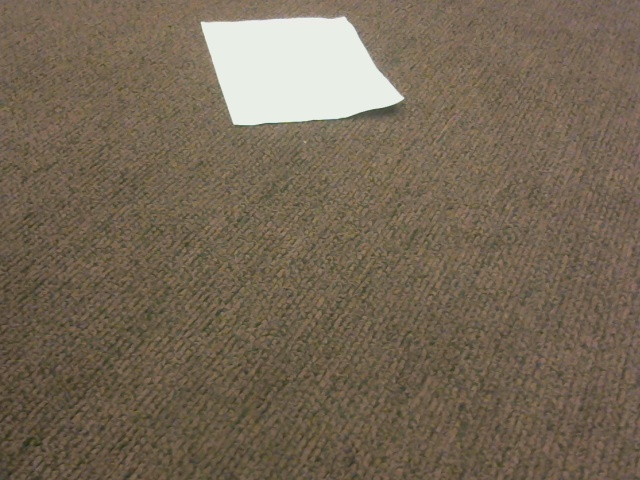
#> input picture Backend/sample1.jpg, 640 x 480 px
$ python -i FindPaperCornerOnJpg.py   (imports and definitions only)   (Python 2 division)   (older library calls are emulated)
#> lines starting #> are read from the running program, lines starting #| are printed output that depends on the picture; after the words box and inside, x2 and y2 are one past the last pixel; in counts of white or black regions, pixels touching at a corner belong together
import cv2
import numpy as np

class FindPaperCornerOnJpg:

    # lowW=[]
    # highW=[]
    width=None
    height=None
    # [8 lines of commented-out code are left out]
    def __init__(self):
        pass

    def detectRectangle(self, c):
            shape=False
            peri=cv2.arcLength(c,True)
            approx=cv2.approxPolyDP(c,0.04*peri,True)

            if len(approx)==4:
                (x,y,w,h)=cv2.boundingRect(approx)
                shape = True

            return shape

    def trackPaper(self, frame):

        resized = cv2.resize(frame, (0,0), fx=0.2, fy=0.2)
        ratio=frame.shape[0]/float(resized.shape[0])

        gray=cv2.cvtColor(resized,cv2.COLOR_BGR2GRAY)
        blurred=cv2.GaussianBlur(gray,(5,5),0)

        cv2.normalize(blurred,blurred,0,255,cv2.NORM_MINMAX)
        thresh=cv2.threshold(blurred,150,255,cv2.THRESH_BINARY)[1]

        if cv2.__version__ == '3.1.0':
            img, contours, hierarchy = cv2.findContours(thresh,cv2.RETR_TREE,cv2.CHAIN_APPROX_SIMPLE)
        else :
            contours, hierarchy = cv2.findContours(thresh,cv2.RETR_TREE,cv2.CHAIN_APPROX_SIMPLE)
        areaMax=0
        cXMax=-1
        cYMax=-1
        cX=-1
        cY=-1
        contourMax=[]
        for c in contours:
                shape = self.detectRectangle(c)
                if shape == True:
                    c = np.float32(c)
                    M = cv2.moments(c)
                    if M["m00"]!=0:
                        cX = int((M["m10"]/M["m00"]) * ratio)
                        cY = int((M["m01"]/M["m00"]) * ratio)
                    else:
                        cX=-1
                        cY=-1

                    if cX != -1:
                        area = cv2.contourArea(c)
                        if area>areaMax:
                            areaMax=area
                            contourMax=c
                            cXMax=cX
                            cYMax=cY

        if areaMax != 0:
            contourMax = contourMax*ratio
            contourMax=np.int0(contourMax)
            # cv2.drawContours(frame, [contourMax], 0, (0, 255, 0), 5)
        return (frame, cXMax, cYMax, areaMax, contourMax)
    def moving_average(self, a, n=3) :
        ret = np.cumsum(a, dtype=float)
        ret[n:] = ret[n:] - ret[:-n]
        return ret[n - 1:] / n

    def FindCornersFromContour(self, filename, draw=True):
#> called with filename = 'sample1.jpg', draw = True
        frame=cv2.imread(filename)
#> frame is the input picture: shape (480, 640, 3); mean B, G, R 85.5, 103.8, 117.3
        self.width, self.height = frame.shape[1], frame.shape[0]
#> self.width = 640; self.height = 480
        # get the frame to show
        (frameTrack, cx, cy, areaMax, contour)=self.trackPaper(frame)
#> in trackPaper, `blurred=cv2.GaussianBlur(gray,(5,5),0)`:
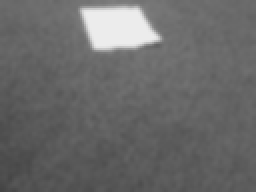
#> blurred: shape (96, 128) (shown 2 times larger); min 67, max 236, mean 105.7
#> in trackPaper, `cv2.normalize(blurred,blurred,0,255,cv2.NORM_MINMAX)`:
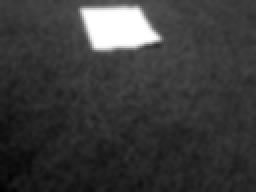
#> blurred: shape (96, 128) (shown 2 times larger); min 0, max 255, mean 58.4
#> in trackPaper, `thresh=cv2.threshold(blurred,150,255,cv2.THRESH_BINARY)[1]`:
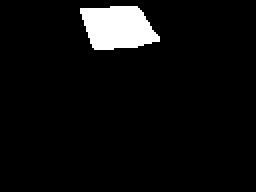
#> thresh: shape (96, 128) (shown 2 times larger); 5.4% white; 1 white region
#> in trackPaper, `contours, hierarchy = cv2.findContours(thresh,cv2.RETR_TREE,cv2.CHAIN_..`: contours = 1 contour; box (x1, y1, x2, y2) and area: (40, 3, 80, 25) 616
#> the loop in trackPaper, `for c in contours:` made 1 pass
#> (shape, peri in detectRectangle, approx in detectRectangle, x in detectRectangle, y in detectRectangle, w in detectRectangle, h in detectRectangle, cX) on pass 1: (True, 106.5, [[40, 4], [47, 24], [79, 20], [68, 3]], 40, 3, 40, 22, 292)
#> after the loop in trackPaper, `for c in contours:`: areaMax = 615.5; cXMax = 292; cYMax = 66; contourMax = 36 rows, first 8: [55, 3], [54, 4], [40, 4], [40, 6], [41, 7], [41, 9], [42, 10], [42, 12]
#> in trackPaper, `contourMax = contourMax*ratio`: contourMax = 36 rows, first 8: [275, 15], [270, 20], [200, 20], [200, 30], [205, 35], [205, 45], [210, 50], [210, 60]
#> cx = 292; cy = 66; areaMax = 615.5; contour has the same summary as contourMax in trackPaper
        if len(contour) == 0:
            return []
        tan = []
        i = 0
        while (i < len(contour)):
            if i == len(contour) - 1:
                r = 0
            else :
                r = i + 1
            if contour[i][0][1] - contour[r][0][1] == 0:
                val = 10000
            else :
                val = (contour[i][0][0] - contour[r][0][0]) / (contour[i][0][1] - contour[r][0][1])
            tan.append(val)
            i += 1
#> this loop made 36 passes
#> (r, val) on passes 1 to 12: (1, -1), (2, 10000), (3, 0), (4, 1), (5, 0), (6, 1), (7, 0), (8, 1), (9, 0), (10, 1), (11, 0), (12, 1)
#> after the loop, i = 36; tan = 36 values, max 10000 at index 1, min -1 at index 0, mean 1944.6
        # filtering!
        tan = self.moving_average(tan, 5)
#> in moving_average, `ret = np.cumsum(a, dtype=float)`: ret = 36 values, max 70007 at index 35, min -1 at index 0, mean 32225.5
#> tan = 32 values, max 5999.6 at index 16, min 0.4 at index 2, mean 1750.2
        print tan
#| [2.0000e+03 2.0004e+03 4.0000e-01 6.0000e-01 4.0000e-01 6.0000e-01
#|  4.0000e-01 6.0000e-01 4.0000e-01 6.0000e-01 4.0000e-01 6.0000e-01
#|  2.0004e+03 2.0002e+03 4.0000e+03 3.9998e+03 5.9996e+03 3.9994e+03
#|  5.9996e+03 3.9994e+03 5.9996e+03 3.9996e+03 4.0000e+03 2.0000e+03
#|  2.0004e+03 4.0000e-01 6.0000e-01 4.0000e-01 6.0000e-01 4.0000e-01
#|  6.0000e-01 2.0004e+03]
        # peak detection
        tan[0] = np.absolute(tan[0] - tan[len(tan) - 1])
        for i in range(1, len(tan)):
            tan[i] = np.absolute(tan[i] - tan[i - 1])
#> this loop made 31 passes
#> after the loop, tan = 32 values, max 5994 at index 18, min 0.4 at index 0, mean 1625

        threshold = np.mean(tan)
#> threshold = 1625
        peaks = []
        for i in range(0, len(tan)):
            l = i - 1
            r = i + 1
            if i == 0:
                l = len(tan) - 1
            if i == len(tan) - 1:
                r = 0
            if tan[i] > tan[l] and tan[i] > tan[r] and tan[i] > threshold:
                # peak detected!
                peaks.append(i)
#> this loop made 32 passes
#> after the loop, peaks = [1, 14, 16, 18, 20, 22, 31]
        print peaks
#| [1, 14, 16, 18, 20, 22, 31]
        if len(peaks) < 4:
            raise NameError('not enough peaks')
        else:
            print 'got a lot: ', len(peaks)
#| got a lot:  7
            cand = []
            for i in peaks:
                cand.append(tan[i])
#> this loop made 7 passes
#> i on passes 2 to 7: 14, 16, 18, 20, 22, 31
#> after the loop, cand = [2000, 2005.2, 4005, 5994, 4005, 3994.6, 1997.6]
            cand.sort()
            res = []
            for i in peaks:
                if tan[i] >= cand[3]:
                    res.append(i)
#> after the loop, res = [16, 18, 20, 22]
        # use patches
        print res
#| [16, 18, 20, 22]
        patch_size = 10
        cs = []
        for i in res:
            x0, y0 = contour[i][0][0], contour[i][0][1]
            ROI = frame[y0-patch_size:y0+patch_size, x0-patch_size:x0+patch_size]
            gray = cv2.cvtColor(ROI, cv2.COLOR_BGR2GRAY)
            corner = cv2.goodFeaturesToTrack(gray,1,0.01,10)
            for j in corner:
                cx,cy = j.ravel()
                cx=cx+x0 - patch_size
                cy=cy+y0 - patch_size
                cs.append([cx,cy])
                if draw:
                    cv2.circle(frame, (int(cx),int(cy)), 15, (0,0,255), -1)
#> this loop made 4 passes
#> (i, x0, y0, corner) on passes 1 to 4: (16, 235, 120, [[9, 14]]), (18, 285, 115, [[11, 18]]), (20, 345, 110, [[18, 15]]), (22, 360, 105, [[17, 14]])
#> pass 1, in FindCornersFromContour, `gray = cv2.cvtColor(ROI, cv2.COLOR_BGR2GRAY)`:
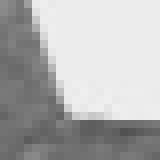
#> gray: shape (20, 20) (shown 8 times larger); min 81, max 239, mean 177.3
#> after the loop:
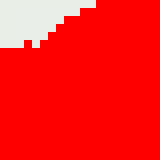
#> ROI: shape (20, 20, 3) (shown 8 times larger); mean B, G, R 27.2, 28, 252.4
#> after the loop:
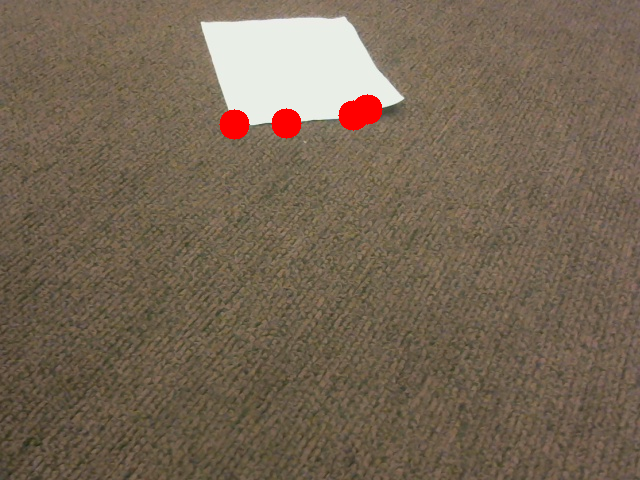
#> frame: shape (480, 640, 3); 0.83% of pixels changed, all inside (x1, y1, x2, y2) = (219, 94, 383, 140)
#> after the loop:
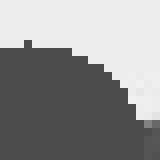
#> gray: shape (20, 20) (shown 8 times larger); min 76, max 239, mean 144.7
#> after the loop, cs = [[234, 124], [286, 123], [353, 115], [367, 109]]
        if draw:
            cv2.imwrite(filename + 'corners.jpg', frame)
        return cs

    # [85 lines left out: functions FindCorners, Dist, hasPaper, not called in this run]

>>> result = FindPaperCornerOnJpg().FindCornersFromContour('sample1.jpg')
#> result = [[234, 124], [286, 123], [353, 115], [367, 109]]

$ run again, on Backend/sample2.jpg_corners.jpg
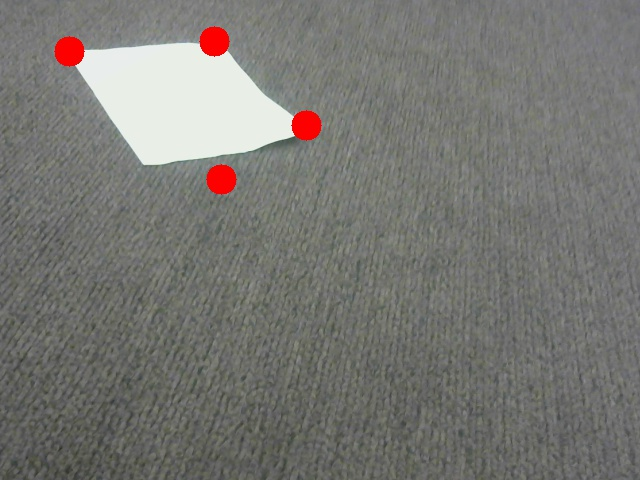
#> input picture Backend/sample2.jpg_corners.jpg, 640 x 480 px
#> in FindCornersFromContour, frame is the input picture: shape (480, 640, 3); mean B, G, R 115, 119.2, 120
#> in trackPaper, `thresh=cv2.threshold(blurred,150,255,cv2.THRESH_BINARY)[1]`:
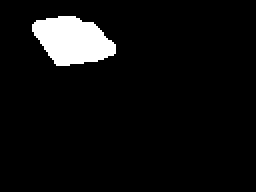
#> thresh: shape (96, 128) (shown 2 times larger); 6% white; 1 white region
#> contours = 1 contour; box (x1, y1, x2, y2) and area: (16, 8, 58, 33) 688
#> the loop in trackPaper, `for c in contours:` made 1 pass
#> (shape, peri in detectRectangle, approx in detectRectangle, x in detectRectangle, y in detectRectangle, w in detectRectangle, h in detectRectangle, cX) on pass 1: (True, 109.5, [[16, 12], [28, 32], [57, 26], [46, 11]], 16, 11, 42, 22, 179)
#> after the loop in trackPaper, `for c in contours:`: areaMax = 687.5; cXMax = 179; cYMax = 99; contourMax = 40 rows, first 8: [29, 8], [28, 9], [23, 9], [22, 10], [18, 10], [16, 12], [16, 15], [17, 16]
#> in trackPaper, `contourMax = contourMax*ratio`: contourMax = 40 rows, first 8: [145, 40], [140, 45], [115, 45], [110, 50], [90, 50], [80, 60], [80, 75], [85, 80]
#> in FindCornersFromContour, `(frameTrack, cx, cy, areaMax, contour)=self.trackPaper(frame)`: cx = 179; cy = 99; areaMax = 687.5; contour has the same summary as contourMax in trackPaper
#> the loop in FindCornersFromContour, `while (i < len(contour)):` made 40 passes
#> (r, val) on passes 1 to 8: (1, -1), (2, 10000), (3, -1), (4, 10000), (5, -1), (6, 0), (7, 1), (8, 0)
#> after the loop in FindCornersFromContour, `while (i < len(contour)):`: i = 40; tan = 40 values, max 10000 at index 1, min -1 at index 0, mean 3000.1
#> ret = 40 values, max 120002 at index 39, min -1 at index 0, mean 50499.7
#> in FindCornersFromContour, `tan = self.moving_average(tan, 5)`: tan = 36 values, max 6000.4 at index 35, min 0.2 at index 4, mean 2777.8
#| [3.9994e+03 3.9996e+03 1.9998e+03 2.0000e+03 2.0000e-01 4.0000e-01
#|  6.0000e-01 4.0000e-01 6.0000e-01 4.0000e-01 6.0000e-01 4.0000e-01
#|  6.0000e-01 2.0004e+03 2.0002e+03 4.0000e+03 3.9998e+03 5.9996e+03
#|  3.9994e+03 5.9996e+03 3.9994e+03 5.9996e+03 3.9994e+03 5.9996e+03
#|  3.9994e+03 3.9996e+03 1.9998e+03 4.0000e+03 2.0002e+03 2.0004e+03
#|  2.0006e+03 4.0004e+03 2.0006e+03 4.0004e+03 4.0006e+03 6.0004e+03]
#> the loop in FindCornersFromContour, `for i in range(1, len(tan)):` made 35 passes
#> after the loop in FindCornersFromContour, `for i in range(1, len(tan)):`: tan = 36 values, max 5994.8 at index 35, min 1.2 at index 2, mean 2110.4
#> threshold = 2110.4
#> the loop in FindCornersFromContour, `for i in range(0, len(tan)):` made 36 passes
#> after the loop in FindCornersFromContour, `for i in range(0, len(tan)):`: peaks = [17, 19, 21, 23, 27, 33, 35]
#| [17, 19, 21, 23, 27, 33, 35]
#| got a lot:  7
#> the loop in FindCornersFromContour, `for i in peaks:` made 7 passes
#> i on passes 1 to 7: 17, 19, 21, 23, 27, 33, 35
#> after the loop in FindCornersFromContour, `for i in peaks:`: cand = [4005.4, 5993.6, 4005.4, 5993.6, 3994.4, 3995, 5994.8]
#> after the loop in FindCornersFromContour, `for i in peaks:`: res = [19, 21, 23, 35]
#| [19, 21, 23, 35]
#> the loop in FindCornersFromContour, `for i in res:` made 4 passes
#> (i, x0, y0, corner) on passes 1 to 4: (19, 175, 155, [[17, 18]]), (21, 210, 150, [[15, 17]]), (23, 245, 145, [[9, 18]]), (35, 230, 55, [[7, 6]])
#> after the loop in FindCornersFromContour, `for i in res:`:
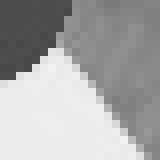
#> gray: shape (20, 20) (shown 8 times larger); min 72, max 241, mean 168
#> after the loop in FindCornersFromContour, `for i in res:`: cs = [[182, 163], [215, 157], [244, 153], [227, 51]]

$ run again, on Backend/sample2.jpgcorners.jpg
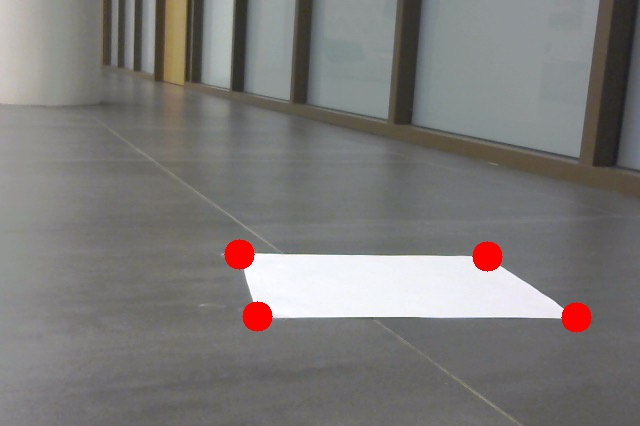
#> input picture Backend/sample2.jpgcorners.jpg, 640 x 426 px
#> in FindCornersFromContour, frame is the input picture: shape (426, 640, 3); mean B, G, R 120.3, 121.8, 124.1
#> thresh: shape (85, 128); 8.1% white; 3 white regions
#> contours = 3 contours, 1 with area under 20; largest, box (x1, y1, x2, y2) and area: (49, 51, 112, 64) 626, (0, 0, 8, 21) 126
#> the loop in trackPaper, `for c in contours:` made 3 passes
#> (shape, peri in detectRectangle, approx in detectRectangle, x in detectRectangle, y in detectRectangle, w in detectRectangle, h in detectRectangle, cX) on pass 1: (True, 139.5, [[49, 53], [55, 63], [111, 62], [93, 51]], 49, 51, 63, 13, 390)
#> after the loop in trackPaper, `for c in contours:`: areaMax = 626; cXMax = 390; cYMax = 286; contourMax = 25 rows, first 8: [51, 51], [49, 53], [49, 57], [50, 58], [50, 59], [52, 59], [54, 61], [54, 62]
#> in trackPaper, `contourMax = contourMax*ratio`: contourMax = 25 rows, first 8: [255.6, 255.6], [245.6, 265.6], [245.6, 285.7], [250.6, 290.7], [250.6, 295.7], [260.6, 295.7], [270.6, 305.7], [270.6, 310.7]
#> in trackPaper, `contourMax=np.int0(contourMax)`: contourMax = 25 rows, first 8: [255, 255], [245, 265], [245, 285], [250, 290], [250, 295], [260, 295], [270, 305], [270, 310]
#> in FindCornersFromContour, `(frameTrack, cx, cy, areaMax, contour)=self.trackPaper(frame)`: cx = 390; cy = 286; areaMax = 626; contour has the same summary as contourMax in trackPaper
#> the loop in FindCornersFromContour, `while (i < len(contour)):` made 25 passes
#> (r, val) on passes 1 to 8: (1, -1), (2, 0), (3, 1), (4, 0), (5, 10000), (6, 1), (7, 0), (8, 1)
#> after the loop in FindCornersFromContour, `while (i < len(contour)):`: i = 25; tan = 25 values, max 10000 at index 4, min -1 at index 0, mean 3200.2
#> ret = 25 values, max 80006 at index 24, min -1 at index 0, mean 35202.1
#> in FindCornersFromContour, `tan = self.moving_average(tan, 5)`: tan = 21 values, max 6000.4 at index 16, min 2000 at index 0, mean 3428.8
#| [2000.  2000.4 2000.4 2000.4 4000.4 2000.2 4000.  4000.2 6000.  3999.8
#|  4000.  2000.2 4000.  2000.2 4000.4 4000.6 6000.4 4000.6 4000.4 2000.6
#|  4000.4]
#> the loop in FindCornersFromContour, `for i in range(1, len(tan)):` made 20 passes
#> after the loop in FindCornersFromContour, `for i in range(1, len(tan)):`: tan = 21 values, max 6000 at index 16, min 0 at index 1, mean 2095.4
#> threshold = 2095.4
#> the loop in FindCornersFromContour, `for i in range(0, len(tan)):` made 21 passes
#> after the loop in FindCornersFromContour, `for i in range(0, len(tan)):`: peaks = [4, 8, 10, 14, 16, 20]
#| [4, 8, 10, 14, 16, 20]
#| got a lot:  6
#> the loop in FindCornersFromContour, `for i in peaks:` made 6 passes
#> i on passes 1 to 6: 4, 8, 10, 14, 16, 20
#> after the loop in FindCornersFromContour, `for i in peaks:`: cand = [4000.4, 3999.6, 3999.8, 4000.2, 6000, 4000]
#> after the loop in FindCornersFromContour, `for i in peaks:`: res = [4, 14, 16]
#| [4, 14, 16]
#> the loop in FindCornersFromContour, `for i in res:` made 3 passes
#> (i, x0, y0, corner) on passes 1 to 3: (4, 250, 295, [[13, 15]]), (14, 556, 310, [[17, 8]]), (16, 541, 290, [[1, 6]])
#> after the loop in FindCornersFromContour, `for i in res:`:
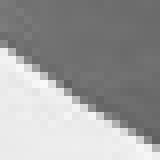
#> gray: shape (20, 20) (shown 8 times larger); min 96, max 249, mean 158.6
#> after the loop in FindCornersFromContour, `for i in res:`: cs = [[253, 300], [563, 308], [532, 286]]
